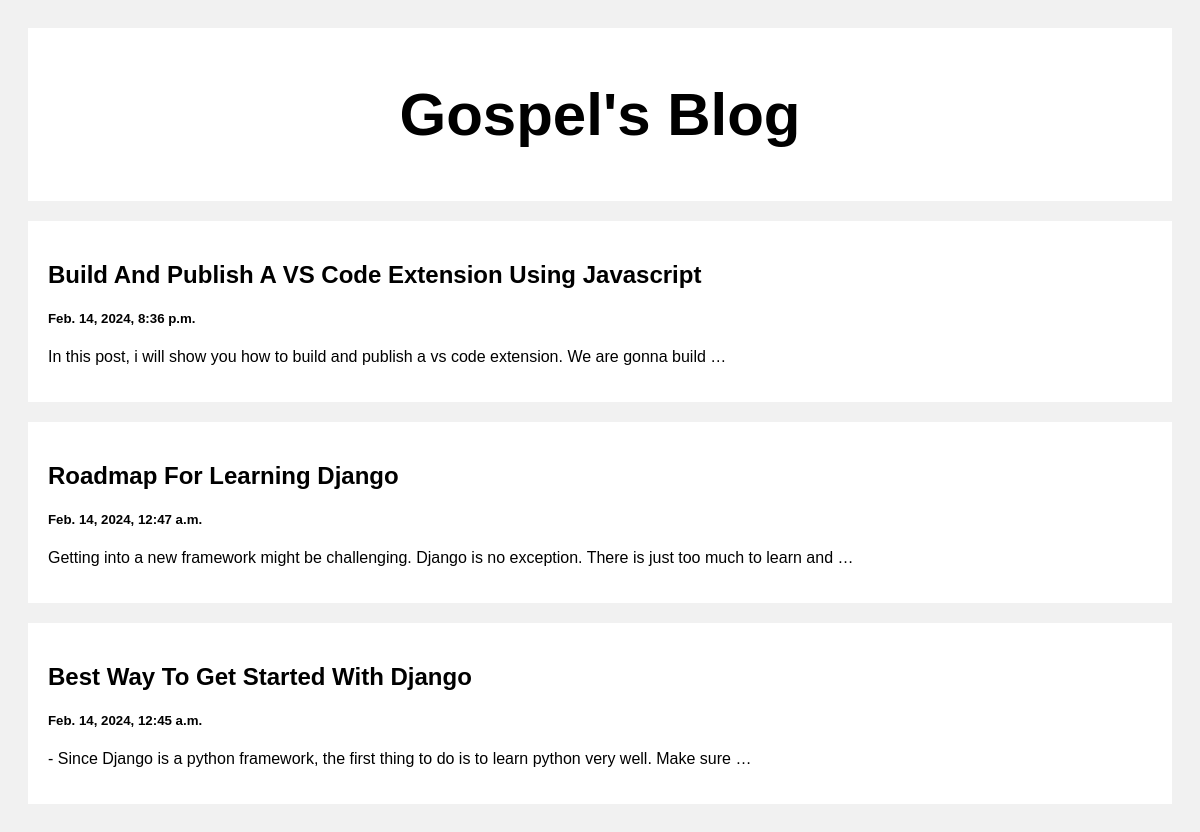
The page / on the database its author committed.
### posts/views.py (the view)
def index(request):
    posts = Post.objects.all()
    return render(request, 'index.html', {'posts':posts})

### templates/index.html (shortened to what this page needs)
<!DOCTYPE html>
<html>
<head>
</head>
<body>
<div class="header">
  <h2>Gospel's Blog</h2>
</div>
<div class="row">
  <div class="leftcolumn">
    {% for post in posts reversed %}
    <div class="card">
      <a style="text-decoration: none; color: black;" href="/post/{{post.id}}">
        <h2>{{post.title}}</h2>
        <h5>{{post.created_at}}</h5>
        <p>{{post.body|truncatewords:20}}</p>
      </a>
    </div>
    {% endfor %}
  </div>
</div>
</body>
</html>

### templates/index.html (style rules this page uses)
* { box-sizing: border-box; }
body { font-family: Arial; padding: 20px; background: #f1f1f1; }
.header { padding: 2px; font-size: 40px; text-align: center; background: white; }
.leftcolumn { float: left; width: 100%; }
.card { background-color: white; padding: 20px; margin-top: 20px; }
.row:after { content: ""; display: table; clear: both; }

### rows shown on the page
Post: title "Build And Publish A VS Code Extension Using Javascript", created_at "Feb. 14, 2024, 8:36 p.m.", body "In this post, i will show you how to build and publish a vs code extension. We are gonna build …"
Post: title "Roadmap For Learning Django", created_at "Feb. 14, 2024, 12:47 a.m.", body "Getting into a new framework might be challenging. Django is no exception. There is just too much to learn and …"
Post: title "Best Way To Get Started With Django", created_at "Feb. 14, 2024, 12:45 a.m.", body "- Since Django is a python framework, the first thing to do is to learn python very well. Make sure …"
